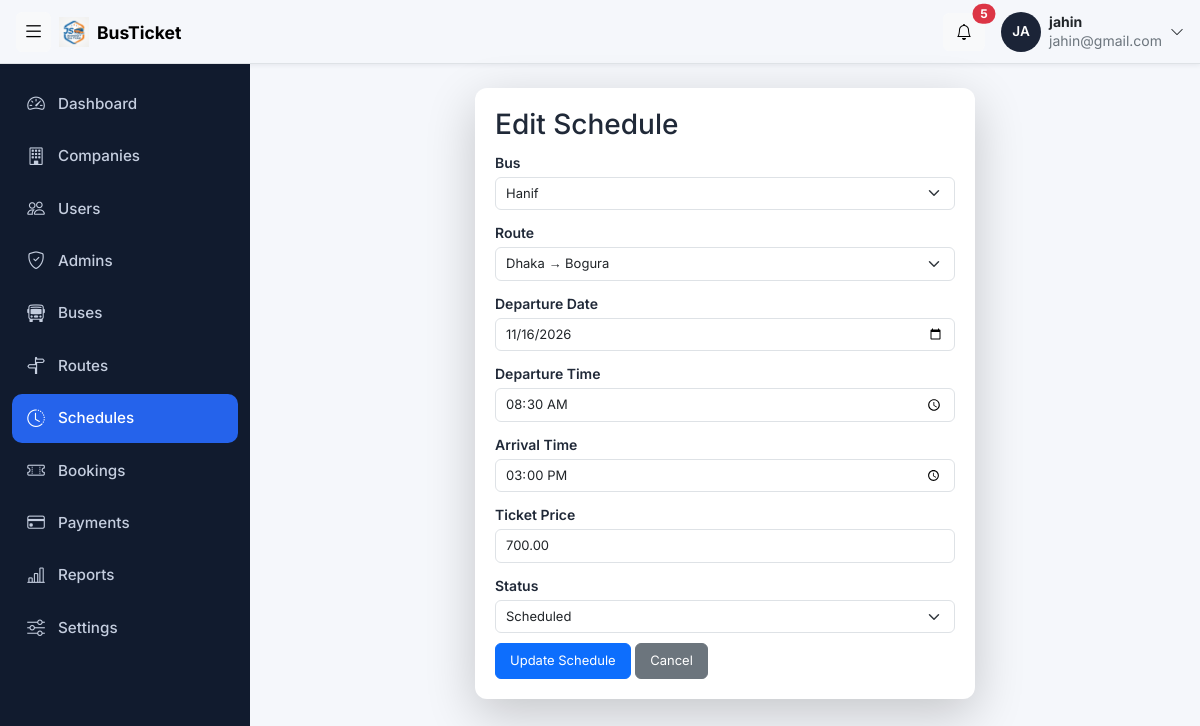
Page /admin/schedule_edit.php?schedule_id=1 (signed in) on the committed database.
### tables this page shows
CREATE TABLE `schedules` (
  `schedule_id` int(11) NOT NULL,
  `bus_id` int(11) NOT NULL,
  `route_id` int(11) NOT NULL,
  `departure_date` date NOT NULL,
  `departure_time` time NOT NULL,
  `arrival_time` time NOT NULL,
  `ticket_price` decimal(10,2) NOT NULL,
  `status` enum('scheduled','completed','cancelled') NOT NULL
);

CREATE TABLE `routes` (
  `route_id` int(11) NOT NULL,
  `source` varchar(100) NOT NULL,
  `destination` varchar(100) NOT NULL,
  `distance` decimal(10,2) NOT NULL,
  `status` enum('active','inactive') NOT NULL
);

### admin/schedule_edit.php (the view, shortened to what this page needs)
<?php
include '../config/db.php';
$schedule_id = $_GET['schedule_id'];
$sql = "SELECT * FROM schedules WHERE schedule_id = '$schedule_id'";
$result = $conn->query($sql);
$schedule = $result->fetch_assoc();
$buses = $conn->query("SELECT * FROM buses ORDER BY bus_name");
$routes = $conn->query("SELECT * FROM routes ORDER BY source, destination");
?>
<!DOCTYPE html>
<html lang="en">
<head>
    <?php include '../includes/admin_css.php'; ?>
</head>
<body>
    <?php include '../includes/topbar.php'; ?>
    <div class="layout">
        <?php include '../includes/schedules_bar.php'; ?>
        <main class="container-fluid py-4 px-4">
            <div class="company-card edit-form-card p-4">
                <h3>Edit Schedule</h3>
                <form method="post">
                    <div class="mb-3">
                        <label>Bus</label>
                        <select class="form-select" name="bus_id" required>
                            <?php while ($bus = $buses->fetch_assoc()) { ?>
                                <option value="<?php echo $bus['bus_id']; ?>" <?php echo $schedule['bus_id'] === (int)$bus['bus_id'] ? 'selected' : ''; ?>><?php echo htmlspecialchars($bus['bus_name'], ENT_QUOTES, 'UTF-8'); ?></option>
                            <?php } ?>
                        </select>
                    </div>
                    <div class="mb-3">
                        <label>Route</label>
                        <select class="form-select" name="route_id" required>
                            <?php while ($route = $routes->fetch_assoc()) { ?>
                                <option value="<?php echo $route['route_id']; ?>" <?php echo $schedule['route_id'] === $route['route_id'] ? 'selected' : ''; ?>>
                                    <?php echo $route['source'] . ' → ' . $route['destination']; ?>
                                </option>
                            <?php } ?>
                        </select>
                    </div>
                    <div class="mb-3"><label>Departure Date</label><input type="date" class="form-control" name="departure_date" value="<?php echo $schedule['departure_date']; ?>" required></div>
                    <div class="mb-3">
                        <label>Departure Time</label>
                        <input type="time" class="form-control" name="departure_time" value="<?php echo substr($schedule['departure_time'], 0, 5); ?>" required>
                    </div>
                    <div class="mb-3"><label>Arrival Time</label><input type="time" class="form-control" name="arrival_time" value="<?php echo substr($schedule['arrival_time'], 0, 5); ?>" required></div>
                    <div class="mb-3"><label>Ticket Price</label><input type="number" min="0" step="0.01" class="form-control" name="ticket_price" value="<?php echo $schedule['ticket_price']; ?>" required></div>
                    <div class="mb-3">
                        <label>Status</label>
                        <select class="form-select" name="status" required>
                            <?php foreach (['scheduled', 'completed', 'cancelled'] as $status) { ?>
                                <option value="<?php echo $status; ?>" <?php echo $schedule['status'] === $status ? 'selected' : ''; ?>><?php echo ucfirst($status); ?></option>
                            <?php } ?>
                        </select>
                    </div>
                    <button class="btn btn-primary" type="submit" name="update">Update Schedule</button>
                    <a class="btn btn-secondary" href="schedules.php">Cancel</a>
                </form>
            </div>
        </main>
    </div>
</body>
</html>

### assets/css/admin.css (style rules this page uses)
:root { --topbar-h: 64px; --sidebar-w: 250px; --sidebar-w-collapsed: 72px; --brand: #2563eb; --ink: #1b2437; --bg: #f4f6fa; }
body { background: var(--bg); color: var(--ink); font-family: "Inter", "Nirmala UI", system-ui, sans-serif; }
.layout { display: flex; min-height: calc(100vh - var(--topbar-h)); margin-top: var(--topbar-h); }
.layout > .sidebar + * { flex: 1; min-width: 0; margin-left: var(--sidebar-w); transition: margin-left .25s ease; }

### assets/css/companies.css (style rules this page uses)
body { background: #f5f7fb; font-family: 'Inter', sans-serif; color: #202938; }
.company-card { background: white; border-radius: 12px; padding: 22px; box-shadow: 0 3px 15px rgba(0,0,0,0.04); }
a { text-decoration: none; }
.edit-form-card { max-width: 500px; margin: 0 auto; padding: 20px !important; box-shadow: 0 15px 50px rgba(0, 0, 0, 0.2); }
.edit-form-card label { font-size: 14px; font-weight: 600 ; margin-bottom: 4px; }
.edit-form-card .form-control, .edit-form-card .form-select { font-size: 13px; padding: 6px 10px; }
.edit-form-card .mb-3 { margin-bottom: 10px !important; }
.edit-form-card .btn { font-size: 13px; padding: 7px 14px; }

### assets/css/adminbar.css (style rules this page uses)
body { background: #f5f7fb; font-family: 'Inter', sans-serif; color: #202938; }
.company-card { background: white; border-radius: 12px; padding: 22px; box-shadow: 0 3px 15px rgba(0,0,0,0.04); }
a { text-decoration: none; }
.edit-form-card { max-width: 500px; margin: 0 auto; padding: 20px !important; box-shadow: 0 15px 50px rgba(0, 0, 0, 0.2); }
.edit-form-card label { font-size: 14px; font-weight: 600 ; margin-bottom: 4px; }
.edit-form-card .form-control, .edit-form-card .form-select { font-size: 13px; padding: 6px 10px; }
.edit-form-card .mb-3 { margin-bottom: 10px !important; }
.edit-form-card .btn { font-size: 13px; padding: 7px 14px; }

### rows in the picture
schedules: route_id "Dhaka → Bogura", departure_date "11/16/2026", departure_time "08:30", arrival_time "15:00", ticket_price "700.00", status "Scheduled"

### other values in the picture
substr($_SESSION['name'], 0, 2) "JA"
$_SESSION['name'] "jahin"
$_SESSION['email'] "jahin@gmail.com"
form field bus_id "Hanif"
